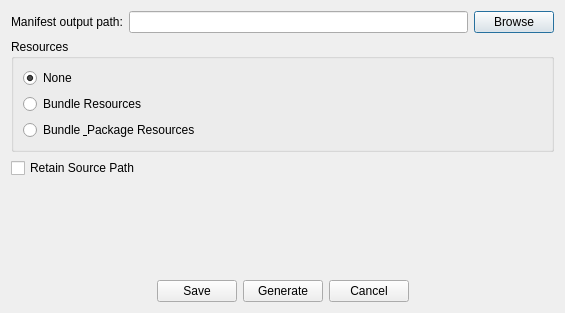
<?xml version="1.0" encoding="UTF-8"?>
<ui version="4.0">
 <class>ManifestGenerationDialog</class>
 <widget class="QDialog" name="ManifestGenerationDialog">
  <property name="geometry">
   <rect>
    <x>0</x>
    <y>0</y>
    <width>565</width>
    <height>313</height>
   </rect>
  </property>
  <property name="windowTitle">
   <string>Dialog</string>
  </property>
  <layout class="QVBoxLayout" name="verticalLayout_2">
   <item>
    <layout class="QHBoxLayout" name="horizontalLayout">
     <item>
      <widget class="QLabel" name="label">
       <property name="text">
        <string>Manifest output path:</string>
       </property>
      </widget>
     </item>
     <item>
      <widget class="QLineEdit" name="lineEdit_manifestOutputPath"/>
     </item>
     <item>
      <widget class="QPushButton" name="pushButton_browseManifestOutputPath">
       <property name="text">
        <string>Browse</string>
       </property>
      </widget>
     </item>
    </layout>
   </item>
   <item>
    <widget class="QGroupBox" name="groupBox">
     <property name="title">
      <string>Resources</string>
     </property>
     <layout class="QVBoxLayout" name="verticalLayout">
      <item>
       <widget class="QRadioButton" name="radioButton_3">
        <property name="text">
         <string>None</string>
        </property>
        <property name="checked">
         <bool>true</bool>
        </property>
       </widget>
      </item>
      <item>
       <widget class="QRadioButton" name="radioButton">
        <property name="text">
         <string>Bundle Resources</string>
        </property>
       </widget>
      </item>
      <item>
       <widget class="QRadioButton" name="radioButton_2">
        <property name="text">
         <string>Bundle &amp; Package Resources</string>
        </property>
       </widget>
      </item>
     </layout>
    </widget>
   </item>
   <item>
    <widget class="QCheckBox" name="checkBox">
     <property name="text">
      <string>Retain Source Path</string>
     </property>
    </widget>
   </item>
   <item>
    <spacer name="verticalSpacer">
     <property name="orientation">
      <enum>Qt::Vertical</enum>
     </property>
     <property name="sizeHint" stdset="0">
      <size>
       <width>20</width>
       <height>92</height>
      </size>
     </property>
    </spacer>
   </item>
   <item>
    <layout class="QHBoxLayout" name="horizontalLayout_2">
     <item>
      <spacer name="horizontalSpacer">
       <property name="orientation">
        <enum>Qt::Horizontal</enum>
       </property>
       <property name="sizeHint" stdset="0">
        <size>
         <width>40</width>
         <height>20</height>
        </size>
       </property>
      </spacer>
     </item>
     <item>
      <widget class="QPushButton" name="pushButton_saveOptionsStates">
       <property name="text">
        <string>Save</string>
       </property>
      </widget>
     </item>
     <item>
      <widget class="QPushButton" name="pushButton_generateManifest">
       <property name="text">
        <string>Generate</string>
       </property>
      </widget>
     </item>
     <item>
      <widget class="QPushButton" name="pushButton_cancel">
       <property name="text">
        <string>Cancel</string>
       </property>
      </widget>
     </item>
     <item>
      <spacer name="horizontalSpacer_2">
       <property name="orientation">
        <enum>Qt::Horizontal</enum>
       </property>
       <property name="sizeHint" stdset="0">
        <size>
         <width>40</width>
         <height>20</height>
        </size>
       </property>
      </spacer>
     </item>
    </layout>
   </item>
  </layout>
 </widget>
 <tabstops>
  <tabstop>lineEdit_manifestOutputPath</tabstop>
  <tabstop>pushButton_browseManifestOutputPath</tabstop>
  <tabstop>checkBox</tabstop>
  <tabstop>pushButton_generateManifest</tabstop>
  <tabstop>pushButton_cancel</tabstop>
 </tabstops>
 <resources/>
 <connections>
  <connection>
   <sender>pushButton_cancel</sender>
   <signal>clicked()</signal>
   <receiver>ManifestGenerationDialog</receiver>
   <slot>close()</slot>
   <hints>
    <hint type="sourcelabel">
     <x>248</x>
     <y>276</y>
    </hint>
    <hint type="destinationlabel">
     <x>323</x>
     <y>293</y>
    </hint>
   </hints>
  </connection>
 </connections>
</ui>
